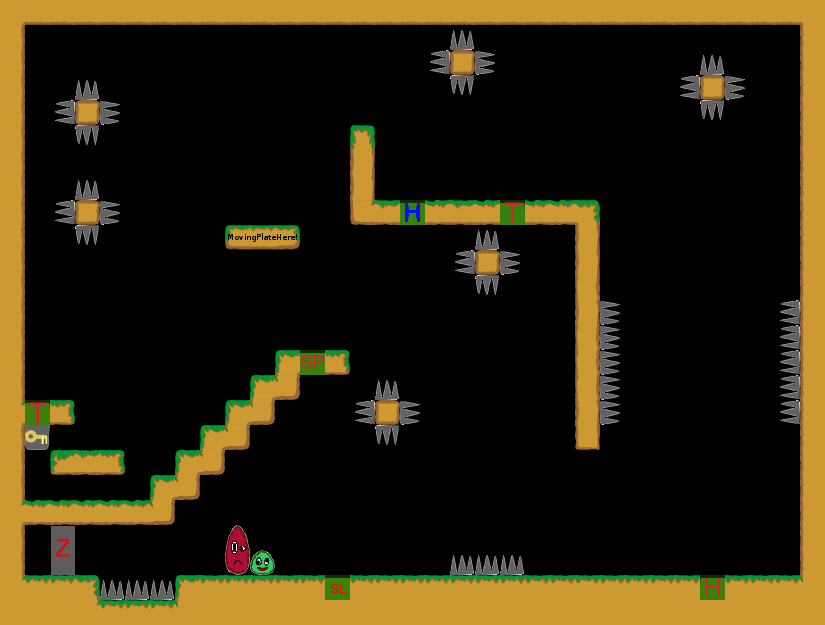

Rendered tile map (Tiled .tmx) drawn with the repository's tilesets; below, a short description and the map source with its tile grids summarised:
An orthogonal 33x25 tile map with 25x25 px tiles, 1 tile layer (Kachelebene 1).

<map version="1.0" orientation="orthogonal" width="33" height="25" tilewidth="25" tileheight="25">
 <tileset firstgid="1" name="Tileset" tilewidth="25" tileheight="25">
  <image source="../../../img/Tileset.png" width="400" height="250" />
 </tileset>
 <layer name="Kachelebene 1" width="33" height="25">
  <data>[825 cells, 241 non-empty, 43 distinct tile ids]</data>
 </layer>
</map>
